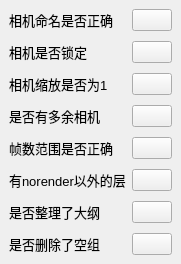
<?xml version="1.0" encoding="UTF-8"?>
<ui version="4.0">
 <class>animInterceptWindow</class>
 <widget class="QMainWindow" name="animInterceptWindow">
  <property name="geometry">
   <rect>
    <x>0</x>
    <y>0</y>
    <width>167</width>
    <height>226</height>
   </rect>
  </property>
  <property name="windowTitle">
   <string>动画拦截工具</string>
  </property>
  <widget class="QWidget" name="centralwidget">
   <layout class="QVBoxLayout" name="verticalLayout">
    <item>
     <layout class="QGridLayout" name="gridLayout" columnstretch="0,0">
      <property name="horizontalSpacing">
       <number>6</number>
      </property>
      <property name="verticalSpacing">
       <number>10</number>
      </property>
      <item row="2" column="1">
       <widget class="QPushButton" name="check3Btn">
        <property name="styleSheet">
         <string notr="true">border-image:url(E:/Scripts/Eclipse/TianD_KX_TOOL/source/question.png);</string>
        </property>
        <property name="icon">
         <iconset>
          <normaloff>../../../../ui/question-bold.png</normaloff>../../../../ui/question-bold.png</iconset>
        </property>
       </widget>
      </item>
      <item row="4" column="0">
       <widget class="QLabel" name="label5">
        <property name="font">
         <font>
          <pointsize>10</pointsize>
         </font>
        </property>
        <property name="text">
         <string>帧数范围是否正确</string>
        </property>
       </widget>
      </item>
      <item row="5" column="0">
       <widget class="QLabel" name="label6">
        <property name="font">
         <font>
          <pointsize>10</pointsize>
         </font>
        </property>
        <property name="text">
         <string>有norender以外的层</string>
        </property>
       </widget>
      </item>
      <item row="6" column="0">
       <widget class="QLabel" name="label7">
        <property name="font">
         <font>
          <pointsize>10</pointsize>
         </font>
        </property>
        <property name="text">
         <string>是否整理了大纲</string>
        </property>
       </widget>
      </item>
      <item row="6" column="1">
       <widget class="QPushButton" name="check7Btn">
        <property name="styleSheet">
         <string notr="true">border-image:url(E:/Scripts/Eclipse/TianD_KX_TOOL/source/question.png);</string>
        </property>
        <property name="text">
         <string/>
        </property>
        <property name="icon">
         <iconset>
          <normaloff>../../../../ui/question-bold.png</normaloff>../../../../ui/question-bold.png</iconset>
        </property>
       </widget>
      </item>
      <item row="3" column="1">
       <widget class="QPushButton" name="check4Btn">
        <property name="styleSheet">
         <string notr="true">border-image:url(E:/Scripts/Eclipse/TianD_KX_TOOL/source/question.png);</string>
        </property>
        <property name="icon">
         <iconset>
          <normaloff>../../../../ui/question-bold.png</normaloff>../../../../ui/question-bold.png</iconset>
        </property>
       </widget>
      </item>
      <item row="2" column="0">
       <widget class="QLabel" name="label3">
        <property name="font">
         <font>
          <pointsize>10</pointsize>
         </font>
        </property>
        <property name="text">
         <string>相机缩放是否为1</string>
        </property>
       </widget>
      </item>
      <item row="5" column="1">
       <widget class="QPushButton" name="check6Btn">
        <property name="styleSheet">
         <string notr="true">border-image:url(E:/Scripts/Eclipse/TianD_KX_TOOL/source/question.png);</string>
        </property>
        <property name="icon">
         <iconset>
          <normaloff>../../../../ui/question-bold.png</normaloff>../../../../ui/question-bold.png</iconset>
        </property>
       </widget>
      </item>
      <item row="0" column="1">
       <widget class="QPushButton" name="check1Btn">
        <property name="styleSheet">
         <string notr="true">border-image:url(E:/Scripts/Eclipse/TianD_KX_TOOL/source/question.png);</string>
        </property>
        <property name="icon">
         <iconset>
          <normaloff>../../../../ui/question-bold.png</normaloff>../../../../ui/question-bold.png</iconset>
        </property>
       </widget>
      </item>
      <item row="1" column="0">
       <widget class="QLabel" name="label2">
        <property name="font">
         <font>
          <pointsize>10</pointsize>
         </font>
        </property>
        <property name="text">
         <string>相机是否锁定</string>
        </property>
       </widget>
      </item>
      <item row="4" column="1">
       <widget class="QPushButton" name="check5Btn">
        <property name="styleSheet">
         <string notr="true">border-image:url(E:/Scripts/Eclipse/TianD_KX_TOOL/source/question.png);</string>
        </property>
        <property name="icon">
         <iconset>
          <normaloff>../../../../ui/question-bold.png</normaloff>../../../../ui/question-bold.png</iconset>
        </property>
       </widget>
      </item>
      <item row="1" column="1">
       <widget class="QPushButton" name="check2Btn">
        <property name="styleSheet">
         <string notr="true">border-image:url(E:/Scripts/Eclipse/TianD_KX_TOOL/source/question.png);</string>
        </property>
        <property name="icon">
         <iconset>
          <normaloff>../../../../ui/question-bold.png</normaloff>../../../../ui/question-bold.png</iconset>
        </property>
       </widget>
      </item>
      <item row="3" column="0">
       <widget class="QLabel" name="label4">
        <property name="font">
         <font>
          <pointsize>10</pointsize>
         </font>
        </property>
        <property name="text">
         <string>是否有多余相机</string>
        </property>
       </widget>
      </item>
      <item row="0" column="0">
       <widget class="QLabel" name="label1">
        <property name="font">
         <font>
          <pointsize>10</pointsize>
         </font>
        </property>
        <property name="text">
         <string>相机命名是否正确</string>
        </property>
       </widget>
      </item>
      <item row="7" column="0">
       <widget class="QLabel" name="label8">
        <property name="font">
         <font>
          <pointsize>10</pointsize>
         </font>
        </property>
        <property name="text">
         <string>是否删除了空组</string>
        </property>
       </widget>
      </item>
      <item row="7" column="1">
       <widget class="QPushButton" name="check8Btn">
        <property name="styleSheet">
         <string notr="true">border-image:url(E:/Scripts/Eclipse/TianD_KX_TOOL/source/question.png);</string>
        </property>
        <property name="text">
         <string/>
        </property>
        <property name="icon">
         <iconset>
          <normaloff>../../../../ui/question-bold.png</normaloff>../../../../ui/question-bold.png</iconset>
        </property>
       </widget>
      </item>
     </layout>
    </item>
   </layout>
  </widget>
 </widget>
 <resources/>
 <connections/>
</ui>
